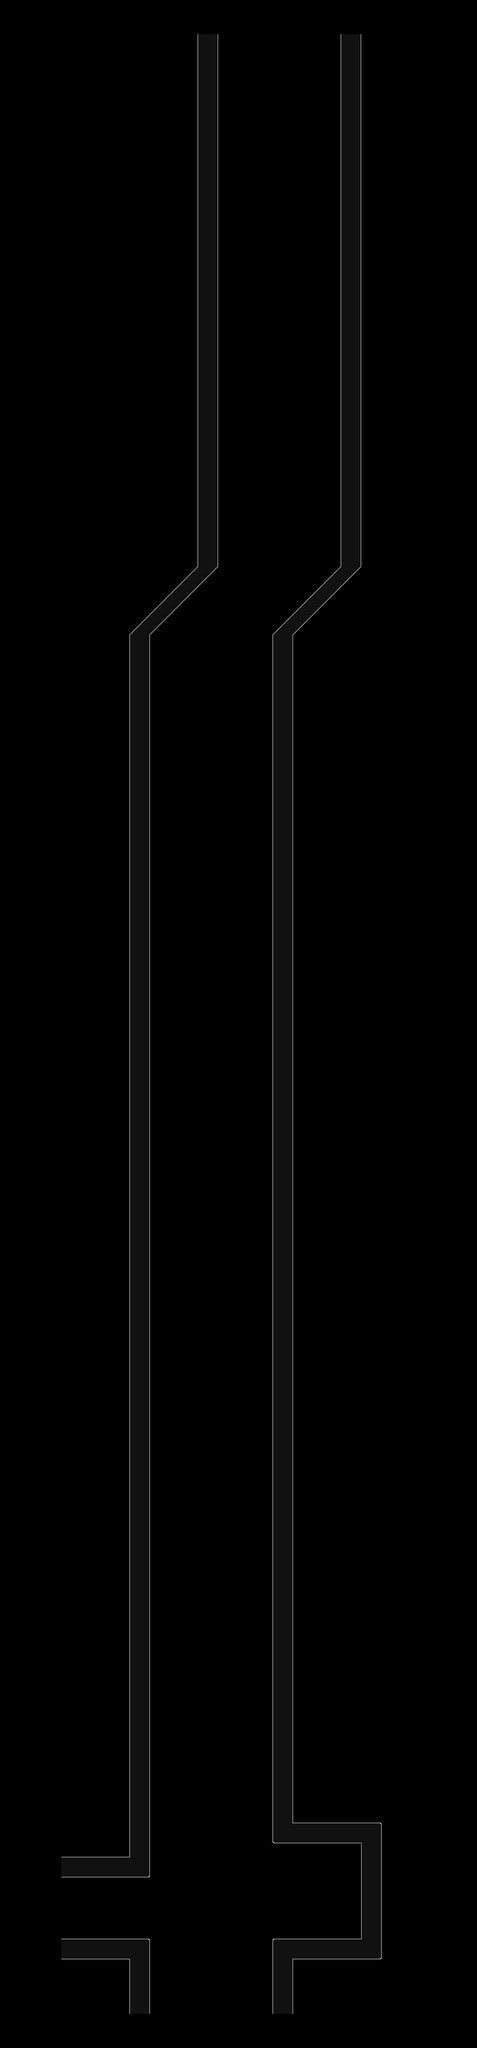

Rendered tile map (Tiled .tmx) drawn with the repository's tilesets; below, a short description and the map source with its tile grids summarised:
An orthogonal 70x300 tile map with 32x32 px tiles, 1 tile layer (Tile Layer 1) and 4 objects (Start, Sensor, Warp).

<map version="1.2" tiledversion="1.3.1" orientation="orthogonal" renderorder="right-down" compressionlevel="0" width="70" height="300" tilewidth="32" tileheight="32" infinite="0" nextlayerid="4" nextobjectid="5">
 <tileset firstgid="1" source="main_0.tsx" />
 <layer id="1" name="Tile Layer 1" width="70" height="300">
  <data>[21000 cells, 1871 non-empty, 15 distinct tile ids]</data>
 </layer>
 <objectgroup id="2" name="collision-layer">
  <object id="1" x="288" y="9088">
   <polyline points="0,0 416,0 416,352 992,352 992,0 1408,0 1408,-448 992,-448 992,-6112 1312,-6432 1312,-8928 736,-8928 736,-6432 416,-6112 416,-288 0,-288 0,0" />
  </object>
 </objectgroup>
 <objectgroup id="3" name="event-layer">
  <object id="2" name="Start" type="Start" x="416" y="9024" width="32" height="32">
   <properties>
    <property name="startId" value="start0" />
    <property name="triggeredId" value="" />
    <property name="triggeringId" value="enterfrombot" />
   </properties>
  </object>
  <object id="3" name="Sensor" type="Sensor" x="288" y="8800" width="96" height="288">
   <properties>
    <property name="triggeredId" value="" />
    <property name="triggeringId" value="warp0" />
   </properties>
  </object>
  <object id="4" name="Warp" type="Warp" x="320" y="8640" width="32" height="32">
   <properties>
    <property name="level" value="PLENUMCHAMBER4" />
    <property name="startId" value="start3" />
    <property name="triggeredId" value="warp0" />
   </properties>
  </object>
 </objectgroup>
</map>
